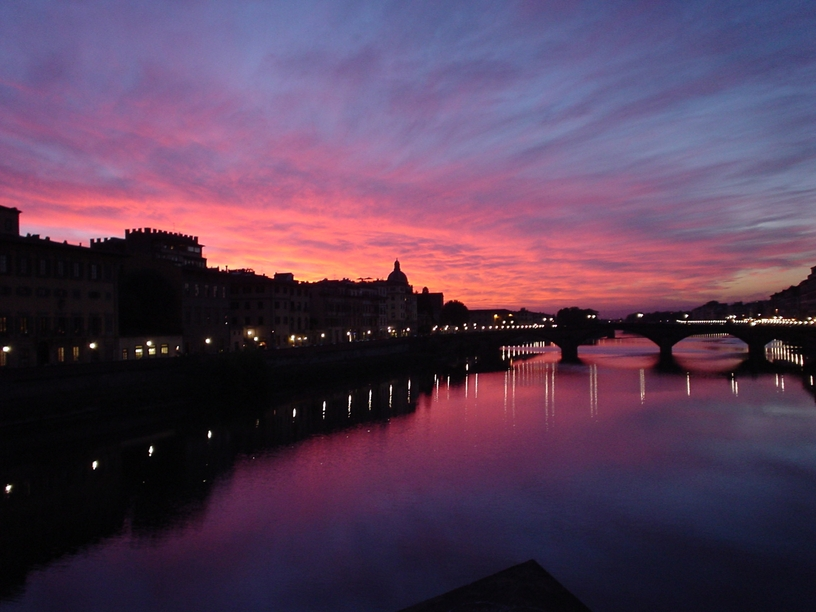
%> input picture data/firenzeRgb.jpg, 816 x 612 px
$ octave practice04_7_ip.m   (GNU Octave 9; MATLAB toolbox functions it lacks are replaced by stand-ins)
%> lines starting %> are read from the running program, lines starting %| are printed output that depends on the picture
% practice04_7.m
%
% $Id: practice04_7_ip.m,v 1.4 2008-06-17 10:34:24 sho Exp $
%
% Copyright (C) 2005-2015 Shogo MURAMATSU, All rights reserved
%

%% 画像ファイルの読込
pictureRgb = imread('./data/firenzeRgb.jpg');
%> pictureRgb is the input picture: size 612x816x3 uint8; mean R, G, B 88.2, 62.4, 87.8

%% YCbCr空間（フルレンジ）への変換
pictureYcbcr(:,:,1) = imlincomb(...
     0.2990, pictureRgb(:,:,1), ...
     0.5870, pictureRgb(:,:,2), ...
     0.1140, pictureRgb(:,:,3) );
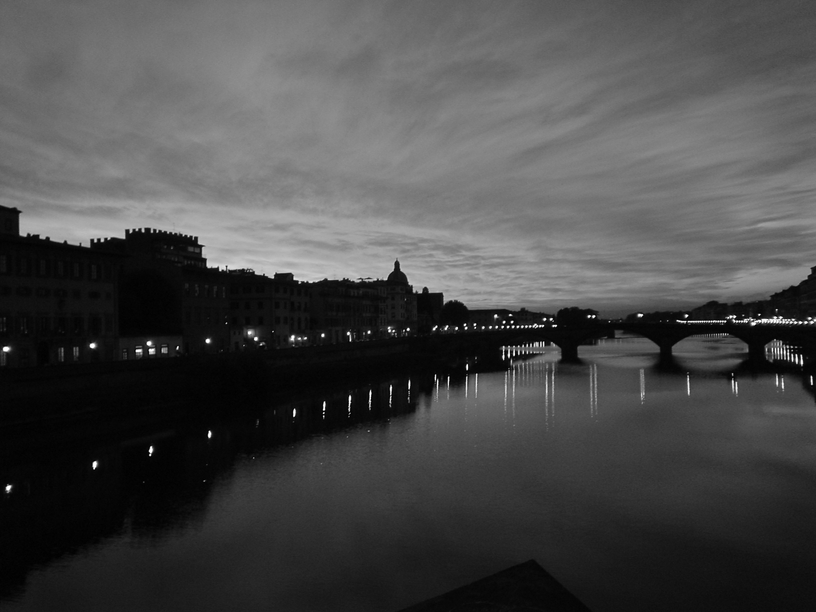
%> pictureYcbcr: size 612x816 uint8; min 0, max 255, mean 73
pictureYcbcr(:,:,2) = imlincomb(...
    -0.169, pictureRgb(:,:,1), ...
    -0.331, pictureRgb(:,:,2), ...
     0.5,   pictureRgb(:,:,3), ...
     128);
pictureYcbcr(:,:,3) = imlincomb( ...
     0.5,   pictureRgb(:,:,1), ...
    -0.419, pictureRgb(:,:,2), ...
    -0.081, pictureRgb(:,:,3), ...
     128);
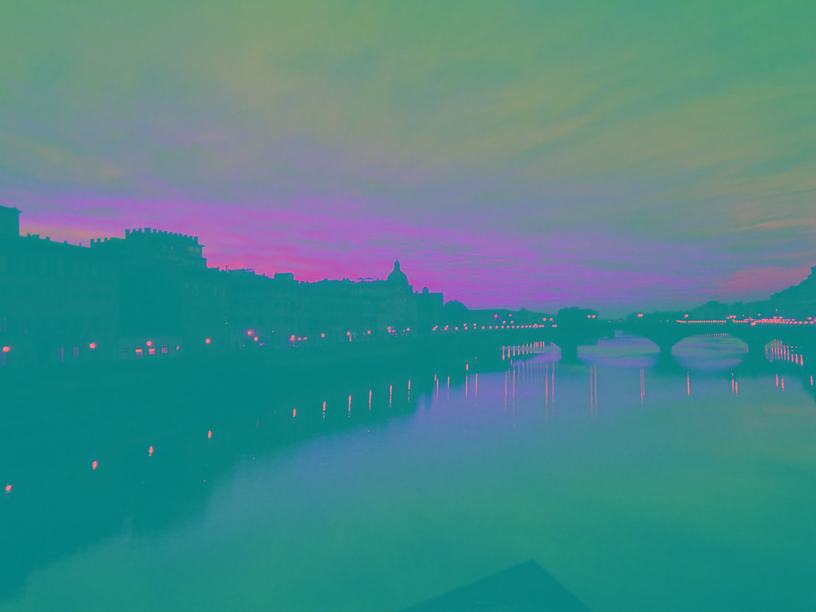
%> pictureYcbcr: size 612x816x3 uint8; mean R, G, B 73, 136.3, 138.9

%% 原画像の表示
subplot(2,2,1)
imshow(pictureRgb)
title('Original')

%% Y成分の表示
subplot(2,2,2)
imshow(pictureYcbcr(:,:,1))
title('Y component')

%% Cb成分の表示
subplot(2,2,3)
imshow(pictureYcbcr(:,:,2))
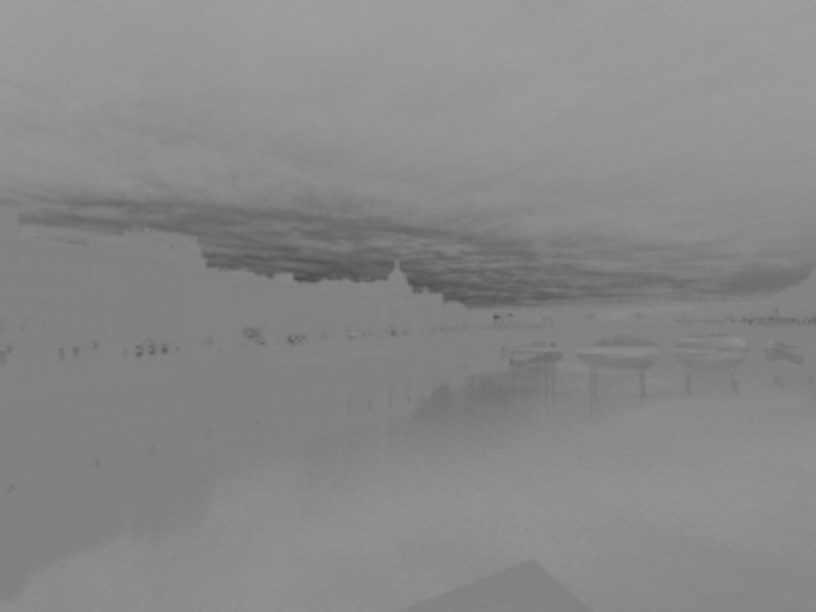
%> displayed picture: size 612x816, on the screen's scale of 0 to 255; min 75, max 159, mean 136.3
title('Cb component')

%% Cr成分の表示
subplot(2,2,4)
imshow(pictureYcbcr(:,:,3))
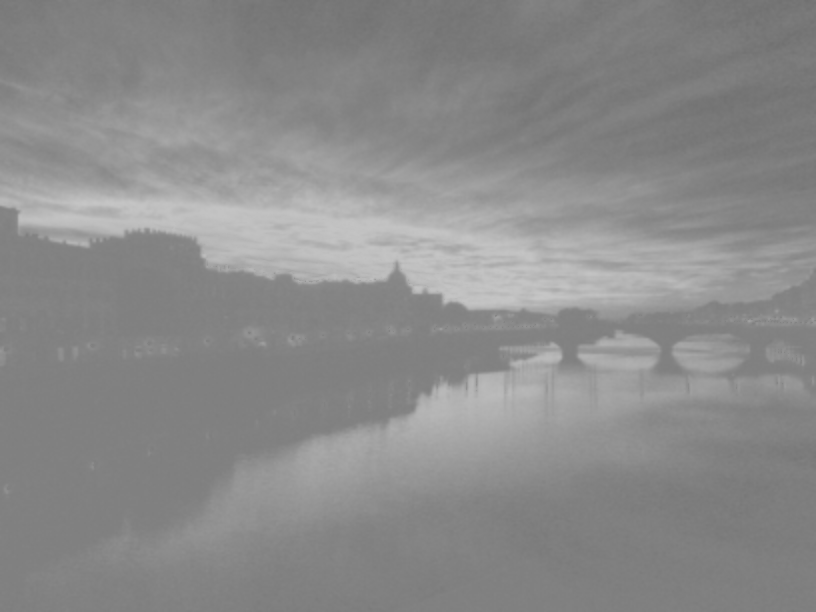
%> displayed picture: size 612x816, on the screen's scale of 0 to 255; min 112, max 198, mean 138.9
title('Cr component')

% end

$ run again, with data/calcio000.jpg copied over data/firenzeRgb.jpg
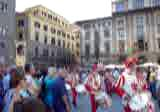
%> input picture data/calcio000.jpg, 160 x 112 px
%> pictureRgb is the input picture: size 112x160x3 uint8; mean R, G, B 133.1, 126.6, 134.8
%> `pictureYcbcr(:,:,3) = imlincomb( 0.5,   pictureRgb(:,:,1), -0.419, pic..`:
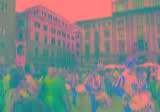
%> pictureYcbcr: size 112x160x3 uint8; mean R, G, B 129.5, 131, 130.6
%> `imshow(pictureYcbcr(:,:,3))`:
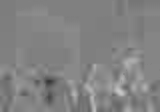
%> displayed picture: size 112x160, on the screen's scale of 0 to 255; min 53, max 200, mean 130.6
